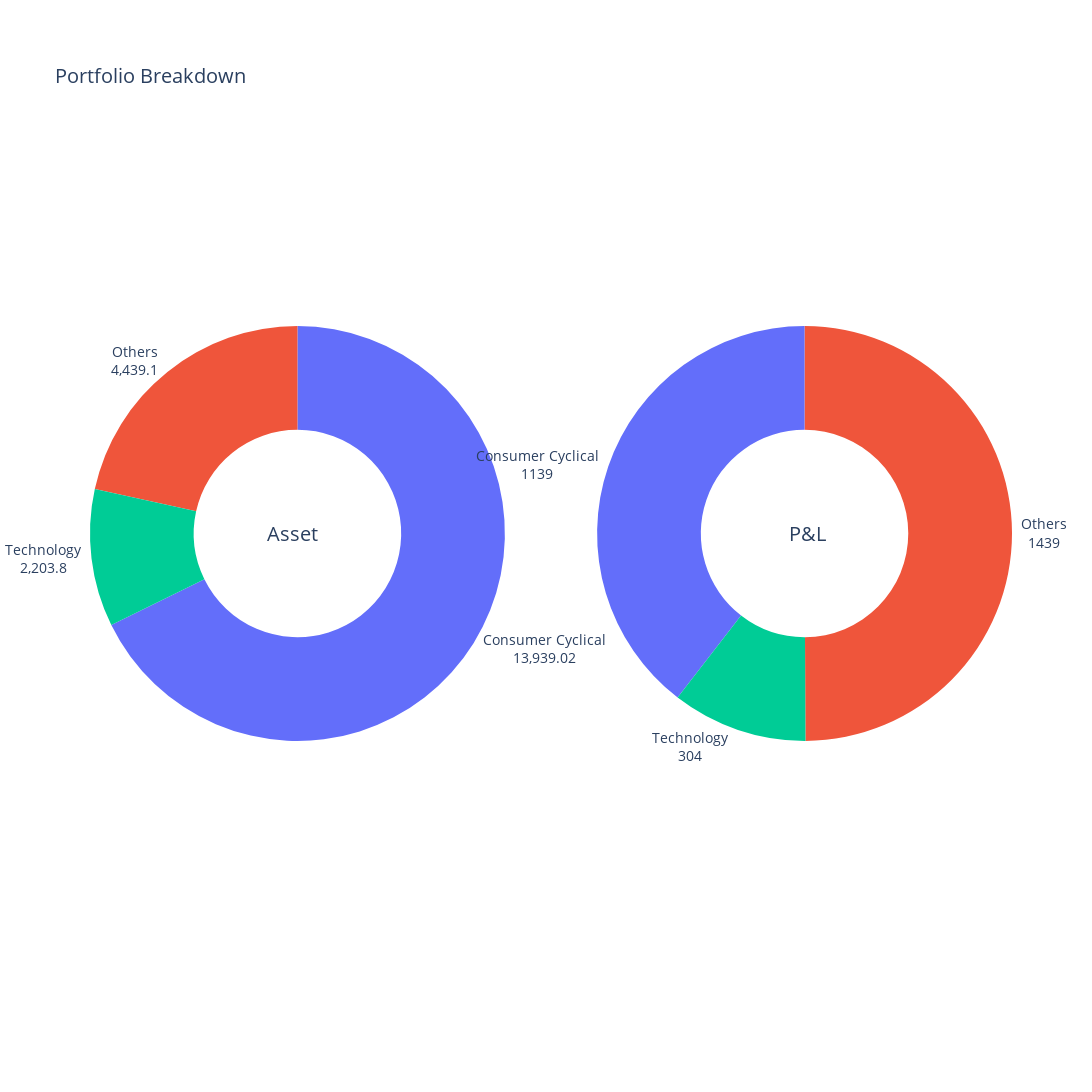

The notebook cell this image was saved under:
### Markdown cell above
## Design 2

### Code cell
import plotly.graph_objects as go
from plotly.subplots import make_subplots

labels = df2['sector']

# Create subplots: use 'domain' type for Pie subplot
fig = make_subplots(rows=1, cols=2, specs=[[{'type':'domain'}, {'type':'domain'}]])
fig.add_trace(go.Pie(labels=labels, values= df2['qty']*df2['current_prices'], name="Asset"),
              1, 1)
fig.add_trace(go.Pie(labels=labels, values= df2['P&L'], name="P&L"),
              1, 2)

# Use `hole` to create a donut-like pie chart
fig.update_traces(hole=.5)
fig.update_traces(textposition='outside', textinfo='label+value')
fig.update_layout(showlegend=False)
fig.update_layout(
    title_text="Portfolio Breakdown",
    
        font=dict(
        size=14,
    ),
    # Add annotations in the center of the donut pies.
    annotations=[dict(text='Asset', x=0.19, y=0.5, font_size=20, showarrow=False),
                 dict(text='P&L', x=0.80, y=0.5, font_size=20, showarrow=False)])
fig.show()

### Figure 1 — Plotly figure (JSON) as saved in the notebook; plotly's stock layout.template omitted (floating-point values rounded to 4 significant figures)
{"data": [{"domain": {"x": [0, 0.45], "y": [0, 1]}, "hole": 0.5, "labels": ["Technology", "Consumer Cyclical", "Others"], "name": "Asset", "textinfo": "label+value", "textposition": "outside", "type": "pie", "values": [2204.0, 13940.0, 4439.0]}, {"domain": {"x": [0.55, 1], "y": [0, 1]}, "hole": 0.5, "labels": ["Technology", "Consumer Cyclical", "Others"], "name": "P&L", "textinfo": "label+value", "textposition": "outside", "type": "pie", "values": [304, 1139, 1439]}], "layout": {"annotations": [{"font": {"size": 20}, "showarrow": false, "text": "Asset", "x": 0.19, "y": 0.5}, {"font": {"size": 20}, "showarrow": false, "text": "P&L", "x": 0.8, "y": 0.5}], "font": {"size": 14}, "height": 1500, "showlegend": false, "title": {"text": "Portfolio Breakdown"}, "width": 1500}}
